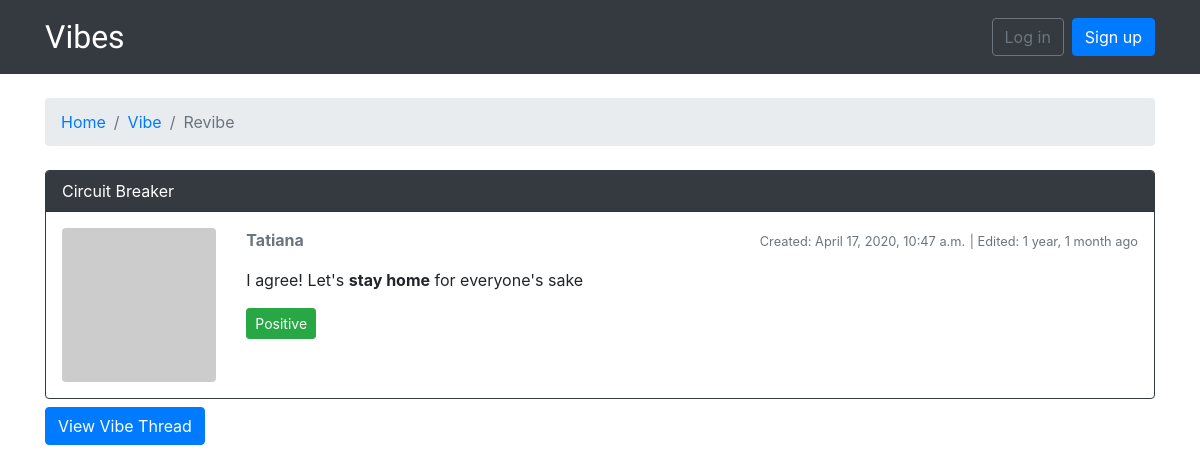
The page /vibe/2/revibe/1/ on the database its author committed.
### Platform/models.py (models this page shows)
class Revibe(models.Model):
    title = models.CharField(max_length=255)
    body = models.TextField(max_length=4000)
    original = models.ForeignKey(Vibe, related_name='revibe_original', on_delete=models.CASCADE)
    created_by = models.ForeignKey(User, related_name='revibe_author', on_delete=models.CASCADE)
    created_at = models.DateTimeField(auto_now_add=True)
    edited_at = models.DateTimeField(null=True, blank=True)
    sentiment = models.CharField(null=True, max_length=8)
    def get_body_as_markdown(self):
        return mark_safe(markdown(self.body, safe_mode='escape'))

### Platform/views.py (the view)
# urls.py: re_path(r'^vibe/(?P<pk>\d+)/revibe/(?P<revibe_pk>\d+)/edit/$', views.RevibeUpdateView.as_view(), name='edit_revibe'),
def revibe(request, pk, revibe_pk):
    vibe = get_object_or_404(Vibe, pk=pk)
    revibe = get_object_or_404(Revibe, pk=revibe_pk)
    return render(request, 'revibe.html', {'vibe': vibe, 'revibe': revibe})

### Platform/templatetags/gravatar.py (called while the page is built)
@register.filter
def gravatar(user):
    email = user.email.lower().encode('utf-8')
    default = 'mm'
    size = 256
    url = 'https://www.gravatar.com/avatar/{md5}?{params}'.format(
        md5=hashlib.md5(email).hexdigest(),
        params=urlencode({'d': default, 's': str(size)})
    )
    return url

### templates/revibe.html (shortened to what this page needs)
{% extends 'base.html' %}
{% load static humanize gravatar %}
{% block breadcrumb %}
    <li class="breadcrumb-item"><a href="{% url 'home' %}">Home</a></li>
    <li class="breadcrumb-item"><a href="{% url 'vibe' vibe.pk %}">Vibe</a></li>
    <li class="breadcrumb-item active">Revibe</li>
{% endblock %}
{% block content %}
    <div class="card mb-2 border-dark">
      <div class="card-header text-white bg-dark py-2 px-3">{{ revibe.title }}</div>
      <div class="card-body p-3">
        <div class="row">
          <div class="col-2">
            <img src="{{ vibe.created_by|gravatar }}" alt="{{ vibe.created_by.username }}" class="w-100 rounded">
          </div>
          <div class="col-10">
            <div class="row mb-3">
              <div class="col-6">
                <strong class="text-muted">{{ revibe.created_by.username }}</strong>
              </div>
              <div class="col-6 text-right">
                <small class="text-muted">Created: {{ revibe.created_at }}</small>
                {% if revibe.edited_at %}
                 <small class="text-muted"> | Edited: {{ revibe.edited_at|naturaltime }}</small>
                  {% endif %}
              </div>
            </div>
            {{ revibe.get_body_as_markdown }}
              <div class="mt-3">
                  {% if revibe.sentiment == 'Positive' %}
                  <button type="button" class="btn btn-success btn-sm">{{ revibe.sentiment }}</button>
                  {% elif revibe.sentiment == 'Negative' %}
                  <button type="button" class="btn btn-danger btn-sm">{{ revibe.sentiment }}</button>
                  {% elif revibe.sentiment == 'Neutral' %}
                  <button type="button" class="btn btn-warning btn-sm">{{ revibe.sentiment }}</button>
                  {% endif %}
              </div>
          </div>
        </div>
      </div>
    </div>
    <div class="mb-4">
    <a href="{% url 'vibe_revibes' vibe.pk %}" class="btn btn-primary">View Vibe Thread</a>
  </div>
{% endblock %}

### rows shown on the page
Revibe: title "Circuit Breaker", created_by.username "Tatiana", created_at "April 17, 2020, 10:47 a.m.", edited_at "1 year, 1 month ago", get_body_as_markdown "I agree! Let's stay home for everyone's sake", sentiment "Positive"
